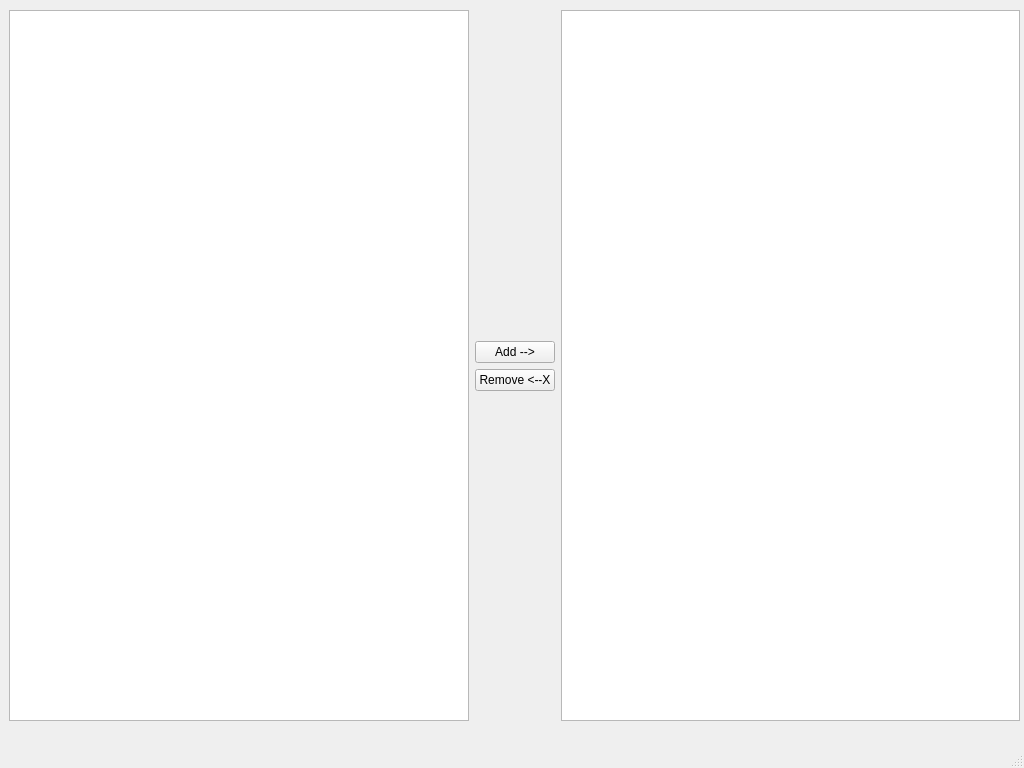
<?xml version="1.0" encoding="UTF-8"?>
<ui version="4.0">
 <class>MainWindow</class>
 <widget class="QMainWindow" name="MainWindow">
  <property name="geometry">
   <rect>
    <x>0</x>
    <y>0</y>
    <width>1024</width>
    <height>768</height>
   </rect>
  </property>
  <property name="windowTitle">
   <string>Skype Chat Manager</string>
  </property>
  <widget class="QWidget" name="centralwidget">
   <widget class="QWidget" name="horizontalLayoutWidget">
    <property name="geometry">
     <rect>
      <x>9</x>
      <y>10</y>
      <width>1011</width>
      <height>711</height>
     </rect>
    </property>
    <layout class="QHBoxLayout" name="horizontalLayout">
     <item>
      <widget class="QListWidget" name="listWidget"/>
     </item>
     <item>
      <layout class="QVBoxLayout" name="verticalLayout">
       <item>
        <spacer name="verticalSpacer_2">
         <property name="orientation">
          <enum>Qt::Vertical</enum>
         </property>
         <property name="sizeHint" stdset="0">
          <size>
           <width>20</width>
           <height>40</height>
          </size>
         </property>
        </spacer>
       </item>
       <item>
        <widget class="QPushButton" name="pushButton_add">
         <property name="text">
          <string>Add --&gt;</string>
         </property>
        </widget>
       </item>
       <item>
        <widget class="QPushButton" name="pushButton_remove">
         <property name="text">
          <string>Remove &lt;--X</string>
         </property>
        </widget>
       </item>
       <item>
        <spacer name="verticalSpacer">
         <property name="orientation">
          <enum>Qt::Vertical</enum>
         </property>
         <property name="sizeHint" stdset="0">
          <size>
           <width>20</width>
           <height>40</height>
          </size>
         </property>
        </spacer>
       </item>
      </layout>
     </item>
     <item>
      <widget class="QListWidget" name="listWidget_2"/>
     </item>
    </layout>
   </widget>
  </widget>
  <widget class="QMenuBar" name="menubar">
   <property name="geometry">
    <rect>
     <x>0</x>
     <y>0</y>
     <width>1024</width>
     <height>21</height>
    </rect>
   </property>
  </widget>
  <widget class="QStatusBar" name="statusbar"/>
 </widget>
 <resources/>
 <connections/>
</ui>
